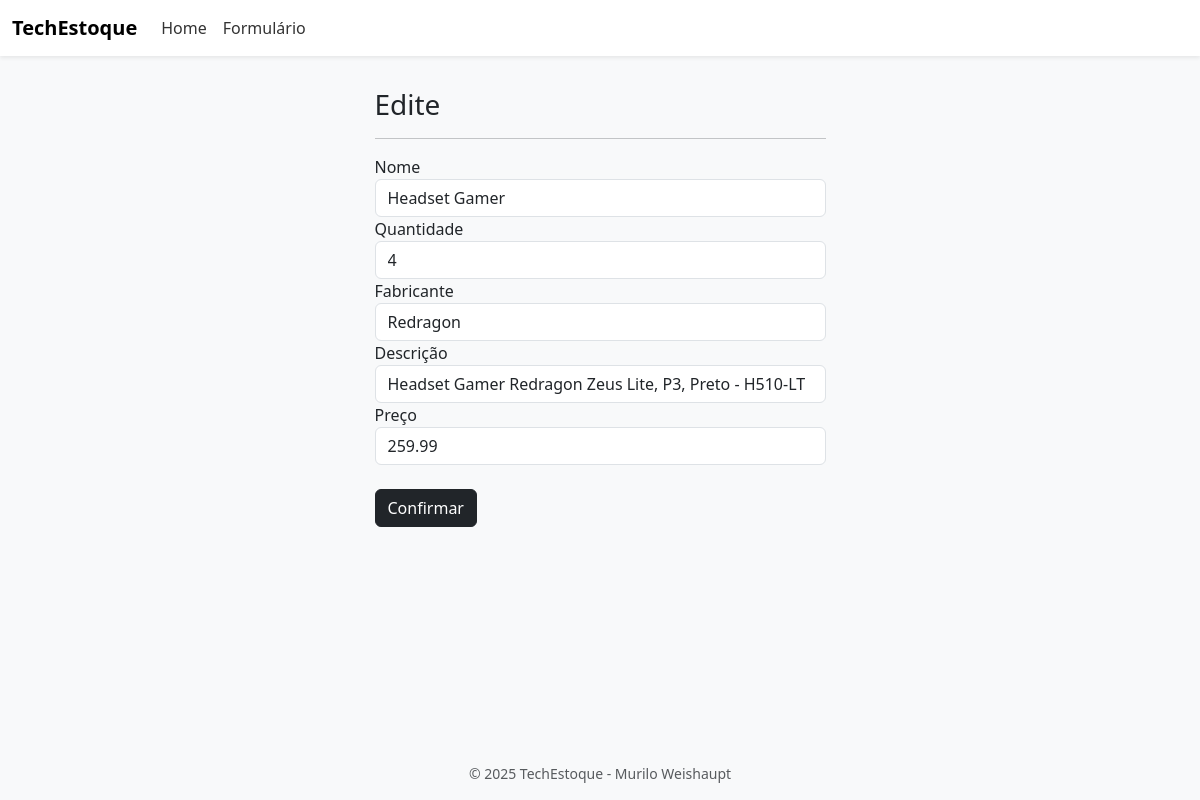
Page /estoque/edit_produto/2 on the committed database.
### tables this page shows
CREATE TABLE produtos (
                    ID INTEGER PRIMARY KEY AUTOINCREMENT,
                    NOME TEXT,
                    QUANTIDADE_ESTOQUE INTEGER,
                    FABRICANTE TEXT,
                    DESCRICAO TEXT,
                    PRECO REAL);

### routes/produto.py (the view, shortened to what this page needs)
@bp_produto.route("/edit_produto/<string:id>", methods=["POST", "GET"])
def edit_produto(id):
    with sql.connect("form_db.db") as con:
        con.row_factory = sql.Row
        cur = con.cursor()
        cur.execute("SELECT * FROM produtos WHERE ID = ?", (id,))
        data = cur.fetchone()
    return render_template("edit_produto.html", data=data)

### templates/edit_produto.html
{% extends 'layout.html' %}
{% block body %}
<div class="row">
    <div class="col-5 mx-auto">
        <h3>Edite</h3><hr>
        <form method="post" action="{{url_for('produto.edit_produto', id=data.ID)}}">
            <div class="form group">
                    <label>Nome</label>
                    <input type="text" name="nome" required class="form-control" value="{{data.NOME}}">
                   </div>
                   <div class="form-group">
                    <label>Quantidade</label>
                    <input type="number" name="quantidade_estoque" required class="form-control" value="{{data.QUANTIDADE_ESTOQUE}}">
                   <div class="form-group">
                    <label>Fabricante</label>
                    <input type="text" name="fabricante" required class="form-control" value="{{data.FABRICANTE}}">
                   </div>
                   <div class="form-group">
                    <label>Descrição</label>
                    <input type="text" name="descricao" required class="form-control" value="{{data.DESCRICAO}}">
                   </div>
                   <div class="form-group">
                    <label>Preço</label>
                    <input type="number" step="0.01" min="0" name="preco" pattern="^\d+,\d{2}$" required placeholder="Ex: 99.99" class="form-control" value="{{data.PRECO}}">
                   </div>
                   <br>
            </div>
            <input type="submit" value="Confirmar" class="btn btn-dark">
        </form>
    </div>
</div>
{% endblock %}

### static/css/style.css (style rules this page uses)
body { background-color: #f8f9fa; font-family: 'Segoe UI', Tahoma, Geneva, Verdana, sans-serif; }

### templates/layout.html (style rules this page uses)
body { background-color: #f5f7fa; }

### rows in the picture
produtos: nome "Headset Gamer", quantidade_estoque "4", fabricante "Redragon", descricao "Headset Gamer Redragon Zeus Lite, P3, Preto - H510-LT", preco "259.99"
